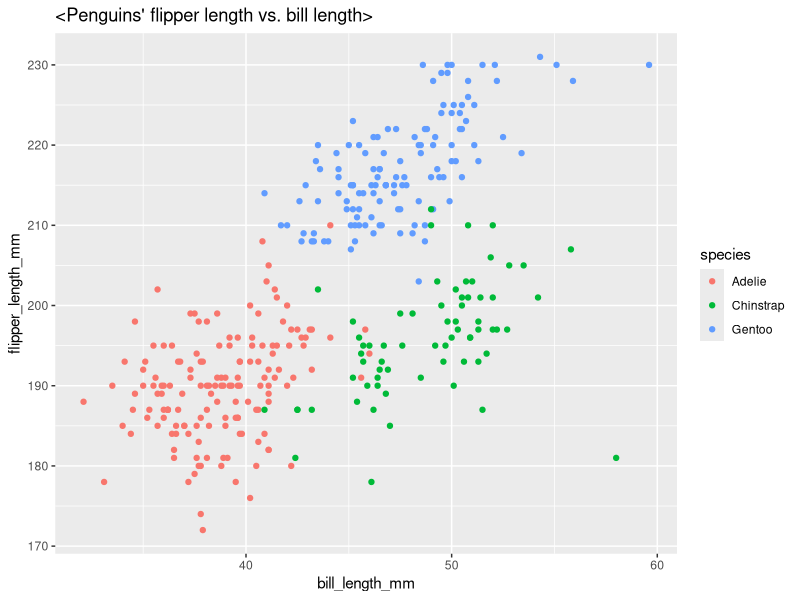
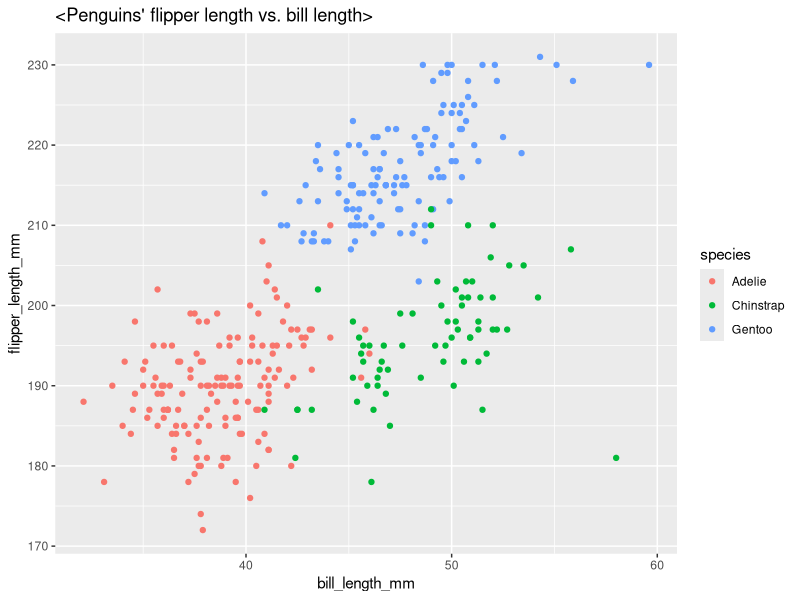

Generate these figures, in order, with R:
## ---- chunk 1
library(tidyverse)
## ---- chunk 2
prob1_df = 
  tibble(
  samp = rnorm(10),
  samp_gt_0 = samp > 0,
  char_vec = c("a","b","c","d","e","f","g","h","i","j"),
  factor_vec = factor(c("low","low","low","mod","mod","mod","high","high","high","high"))
)
## ---- chunk 3
mean(pull(prob1_df, samp))
mean(pull(prob1_df, samp_gt_0)) #mean = 0.6 (?)
mean(pull(prob1_df, char_vec)) #not possible (x numeric)
mean(pull(prob1_df, factor_vec)) #not possible (x numeric)
## ---- chunk 4
as.numeric(pull(prob1_df, samp))
as.numeric(pull(prob1_df, samp_gt_0)) 
as.numeric(pull(prob1_df, char_vec)) 
as.numeric(pull(prob1_df, factor_vec)) 
## ---- chunk 5
#1
as.numeric(pull(prob1_df, samp_gt_0))*pull(prob1_df,samp) 
#2
as.factor(pull(prob1_df, samp_gt_0))*pull(prob1_df,samp)
#3
as.numeric(as.factor(pull(prob1_df, samp_gt_0)))*pull(prob1_df,samp)
## ---- chunk 6
library(palmerpenguins)
data("penguins", package = "palmerpenguins")
penguins
nrow(penguins) #344 row
ncol(penguins) #8 column

#another way; glimpse
glimpse(penguins)

#mean of flipper_length_mm; except for NA, mean of flipper_length_mm is 200.9 (mm)
mean(pull(penguins, flipper_length_mm), na.rm=TRUE) 

#scatterplot

ggplot(penguins, aes(x=bill_length_mm, y=flipper_length_mm, color=species))+geom_point()+ggtitle("<Penguins' flipper length vs. bill length>")
ggsave("flipper vs.bill_plot.pdf", height =4, width=6)


